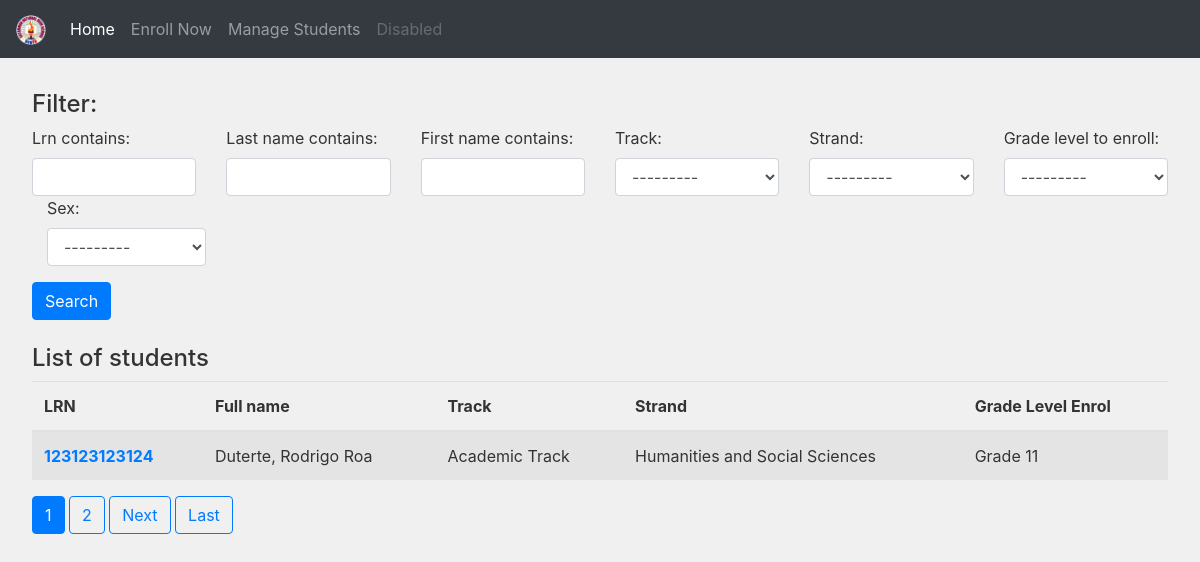
The app's page /manage-students/ (signed in) with its own data.
### stem/models.py (models this page shows, shortened)
class STUDENT_INFO(models.Model):
    psa_cer_no = models.CharField(max_length=50, null=True, blank=True)
    lrn = models.CharField(max_length=50)
    last_name = models.CharField(max_length=50)
    first_name = models.CharField(max_length=50)
    middle_name = models.CharField(max_length=50, null=True, blank=True)
    extension_name = models.CharField(max_length=50, null=True, blank=True)
    birthdate = models.DateTimeField(default=timezone.now)
    age = models.CharField(max_length=3)
    sex = models.CharField(max_length=6, choices=SEX_CHOICES)
    ip = models.CharField(max_length=3, choices=YN_CHOICES, null=True, blank=True)
    ip_specify = models.CharField(max_length=100, null=True, blank=True)
    mother_tongue = models.CharField(max_length=50, null=True, blank=True)
    religion = models.CharField(max_length=50, null=True, blank=True)
    special_ed_needs = models.CharField(max_length=3, choices=YN_CHOICES, null=True, blank=True)
    speed_needs_specify = models.CharField(max_length=50, null=True, blank=True)
    technology_devices = models.CharField(max_length=3, choices=YN_CHOICES, null=True, blank=True)
    technology_devices_specify = models.CharField(max_length=50, null=True, blank=True)
    house_number_and_street = models.CharField(max_length=50, null=True, blank=True)
    barangay = models.CharField(max_length=50)
    city_municipality = models.CharField(max_length=100)
    province = models.CharField(max_length=100)
    region = models.CharField(max_length=50)
    school_year1 = models.CharField(max_length=4)
    school_year2 = models.CharField(max_length=4)
    wlrn = models.CharField(max_length=4, choices=YN_CHOICES)
    returning = models.CharField(max_length=4, choices=YN_CHOICES)
    grade_level_to_enroll = models.CharField(max_length=50, choices=GRADE_CHOICES)
    last_grade_level_com = models.CharField(max_length=50)
    last_school_year_com = models.CharField(max_length=20)
    last_school_attended = models.CharField(max_length=200)
    school_id = models.CharField(max_length= 50)
    school_address = models.CharField(max_length= 200)
    school_type = models.CharField(max_length=8, choices=SCHOOLTYPE_CHOICES)
    school_to_enroll_in = models.CharField(max_length=200)
    school_id_to_enroll = models.CharField(max_length=50)
    school_address_to_enroll = models.CharField(max_length= 200)
    semester = models.CharField(max_length=4, choices=SEMESTER_CHOICES)
    track = models.CharField(max_length=100, choices= TRACK_CHOICES, null=True, blank=True)
    strand = models.CharField(max_length=100, choices= STRAND_CHOICES)
    father_full_name = models.CharField(max_length=100, null=True, blank=True)
    father_educ_attainment = models.CharField(max_length=50, choices= EDUCATTAIN_CHOICES, null=True, blank=True)
    father_employment_status = models.CharField(max_length=50, null=True, blank=True)
    father_working_from_home_due_to_ecq = models.CharField(max_length=3, choices=YN_CHOICES, null=True, blank=True)
    father_contact = models.CharField(max_length=13, null=True, blank=True)
    mother_full_name = models.CharField(max_length=100, null=True, blank=True)
    mother_educ_attainment = models.CharField(max_length=50, choices= EDUCATTAIN_CHOICES, null=True, blank=True)
    mother_employment_status = models.CharField(max_length=50, null=True, blank=True)
    mother_working_from_home_due_to_ecq = models.CharField(max_length=3, choices=YN_CHOICES, null=True, blank=True)
    mother_contact = models.CharField(max_length=13, null=True, blank=True)
    guardian_full_name = models.CharField(max_length=100, null=True, blank=True)
    guardian_educ_attainment = models.CharField(max_length=50, choices= EDUCATTAIN_CHOICES, null=True, blank=True)
    guardian_employment_status = models.CharField(max_length=50, null=True, blank=True)
    guardian_working_from_home_due_to_ecq = models.CharField(max_length=3, choices=YN_CHOICES, null=True, blank=True)
    guardian_contact = models.CharField(max_length=13, null=True, blank=True)
    image = models.FileField(default='default.png', upload_to='student_pics', blank=True, null=True)
    form_137 = models.FileField(default='default.png', upload_to='form_137', blank=True, null=True)
    birth_certificate = models.FileField(default='default.png', upload_to='birth_certificate', blank=True, null=True)

### stem/views.py (the view)
# urls.py: path('manage-students/', StudentListView.as_view(), name='list-students'),
class StudentListView(LoginRequiredMixin, ListFilteredMixin, ListView):
    model = STUDENT_INFO
    template_name = 'stem/list_student.html'
    context_object_name = 'students'
    paginate_by = 1
    filter_set = StudentFilter
    def get_queryset(self):
        qs = self.model.objects.all().order_by('last_name')
        student_filter = StudentFilter(self.request.GET, queryset=qs)
        return student_filter.qs

### stem/filter_mixin.py (called while the page is built)
    def get_filter_set(self):
        if self.filter_set:
            return self.filter_set
        else:
            raise ImproperlyConfigured(
                "ListFilterMixin requires either a definition of "
                "'filter_set' or an implementation of 'get_filter()'")

    def get_filter_set_kwargs(self):
        return {
            'data': self.request.GET,
            'queryset': self.get_base_queryset(),
        }

    def get_base_queryset(self):
        return super(ListFilteredMixin, self).get_queryset()

    def get_constructed_filter(self):
        if getattr(self, 'constructed_filter', None):
            return self.constructed_filter
        else:
            f = self.get_filter_set()(**self.get_filter_set_kwargs())
            self.constructed_filter = f
            return f

    def get_context_data(self, **kwargs):
        kwargs.update({'filter': self.get_constructed_filter()})
        return super(ListFilteredMixin, self).get_context_data(**kwargs)

### stem/templates/stem/list_student.html (shortened to what this page needs)
{% extends "stem/base.html" %}
    {% load crispy_forms_tags %}{% load widget_tweaks %} {% load static %} {% block content %}
    <div class="manage-container">
        <h4>Filter:</h4>
        <form method="get" class="form-filter">
        <div class="row">
            <div class="form-group col-md-2 mb-0">
                <div class="input">
                    {{ filter.form.lrn.label_tag }}
                    {% render_field filter.form.lrn class="form-control" %}
                </div>
            </div>
            <div class="form-group col-md-2 mb-0">
                <div class="input">
                    {{ filter.form.last_name.label_tag }}
                    {% render_field filter.form.last_name class="form-control" %}
                </div>
            </div>
            <div class="form-group col-md-2 mb-0">
                <div class="input">
                    {{ filter.form.first_name.label_tag }}
                    {% render_field filter.form.first_name class="form-control" %}
                </div>
            </div>
            <div class="form-group col-md-2 mb-0">
                <div class="input">
                    {{ filter.form.track.label_tag }}
                    {% render_field filter.form.track class="form-control" %}
                </div>
            </div>
            <div class="form-group col-md-2 mb-0">
                <div class="input">
                    {{ filter.form.strand.label_tag }}
                    {% render_field filter.form.strand class="form-control" %}
                </div>
            </div>
            <div class="form-group col-md-2 mb-0">
                <div class="input">
                    {{ filter.form.grade_level_to_enroll.label_tag }}
                    {% render_field filter.form.grade_level_to_enroll class="form-control" %}
                </div>
            </div>
        </div>
        <div class="form-group col-md-2 mb-0">
                <div class="input">
                    {{ filter.form.sex.label_tag }}
                    {% render_field filter.form.sex class="form-control" %}
                </div>
            </div>
        <div class="frm-btn">
          <button type="submit" class="btn btn-primary">Search</button>
        </div>
      </form>
    <h4 class="mt-4">List of students</h4>
    <div class="table-responsive mt-2">
    <table class="table table-hover table-striped">
        <thead>
            <tr>
            <th scope="col">LRN</th>
            <th scope="col">Full name</th>
            <th scope="col">Track</th>
            <th scope="col">Strand</th>
            <th scope="col">Grade Level Enrol</th>
            </tr>
        </thead>
        <tbody>
            {% for student in students %}
            <tr>
                <th scope="row"><a href="{% url 'stem:student-details' student.id %}">{{ student.lrn }}</a></th>
                <td>{{ student.last_name }}, {{ student.first_name }} {{ student.middle_name }}</td>
                <td>{{ student.track }}</td>
                <td>{{ student.strand }}</td>
                <td>{{ student.grade_level_to_enroll }}</td>
            </tr>
            {% endfor %}
        </tbody>
    </table>
    <div class="pagination">
        <div class="page">
            {% if is_paginated %}
            {% for num in page_obj.paginator.page_range %}
                {% if page_obj.number == num %}
                <a class="btn btn-primary mb-4" href="?page={{ num }}">{{ num }}</a>
                {% elif num > page_obj.number|add:'-3' and num < page_obj.number|add:'3' %}
                <a class="btn btn-outline-primary mb-4" href="?page={{ num }}">{{ num }}</a>
                {% endif %}
            {% endfor %}
            {% if page_obj.has_next %}
                <a class="btn btn-outline-primary mb-4" href="?page={{ page_obj.next_page_number }}">Next</a>
                <a class="btn btn-outline-primary mb-4" href="?page={{ page_obj.paginator.num_pages }}">Last</a>
            {% endif %}
            {% endif %}
        </div>
    </div>
    </div>
    </div>
    {% endblock %}

### stem/templates/stem/base.html (shortened to what this page needs)
{% load static %}
<!DOCTYPE html>
<html lang="en">
  <head>
    <link
      rel="stylesheet"
      href="https://maxcdn.bootstrapcdn.com/bootstrap/4.0.0/css/bootstrap.min.css"
    />
    <link
      rel="stylesheet"
      type="text/css"
      href="{% static 'stem/css/main.css' %}"
    />
  </head>
  <body>
    <nav class="navbar navbar-expand-lg bg-dark navbar-dark">
      <a class="navbar-brand" href="#">
        <img src="{% static 'stem/img/cnhslogo.png' %}" width="30" height="30" alt="">
      </a>
      <div class="collapse navbar-collapse" id="navbarNav">
        <ul class="navbar-nav">
          <li class="nav-item active">
            <a class="nav-link" href="#">Home <span class="sr-only">(current)</span></a>
          </li>
          <li class="nav-item">
            <a class="nav-link" href="{% url 'stem:home' %}">Enroll Now</a>
          </li>
          <li class="nav-item">
            <a class="nav-link" href="{% url 'stem:list-students' %}">Manage Students</a>
          </li>
          <li class="nav-item">
            <a class="nav-link disabled" href="#">Disabled</a>
          </li>
        </ul>
      </div>
    </nav>
    <div class="container-e">
      {% block content %}{% endblock %}
    </div>
  </body>
</html>

### stem/static/stem/css/main.css (style rules this page uses)
body { background: #f0f0f0; color: #333333; }
.manage-container { padding: 2rem; width: 100%; }
table th { width: auto !important; }
.frm-btn { margin-top: 1rem; }

### records on screen
STUDENT_INFO: lrn "123123123124", last_name "Duterte", first_name "Rodrigo", middle_name "Roa", track "Academic Track", strand "Humanities and Social Sciences", grade_level_to_enroll "Grade 11"

### other values on screen
{{ filter.form.lrn.label_tag }} "Lrn contains:"
{{ filter.form.last_name.label_tag }} "Last name contains:"
{{ filter.form.first_name.label_tag }} "First name contains:"
{{ filter.form.track.label_tag }} "Track:"
{{ filter.form.strand.label_tag }} "Strand:"
{{ filter.form.grade_level_to_enroll.label_tag }} "Grade level to enroll:"
{{ filter.form.sex.label_tag }} "Sex:"
{{ num }} "1"
{{ num }} "2"
